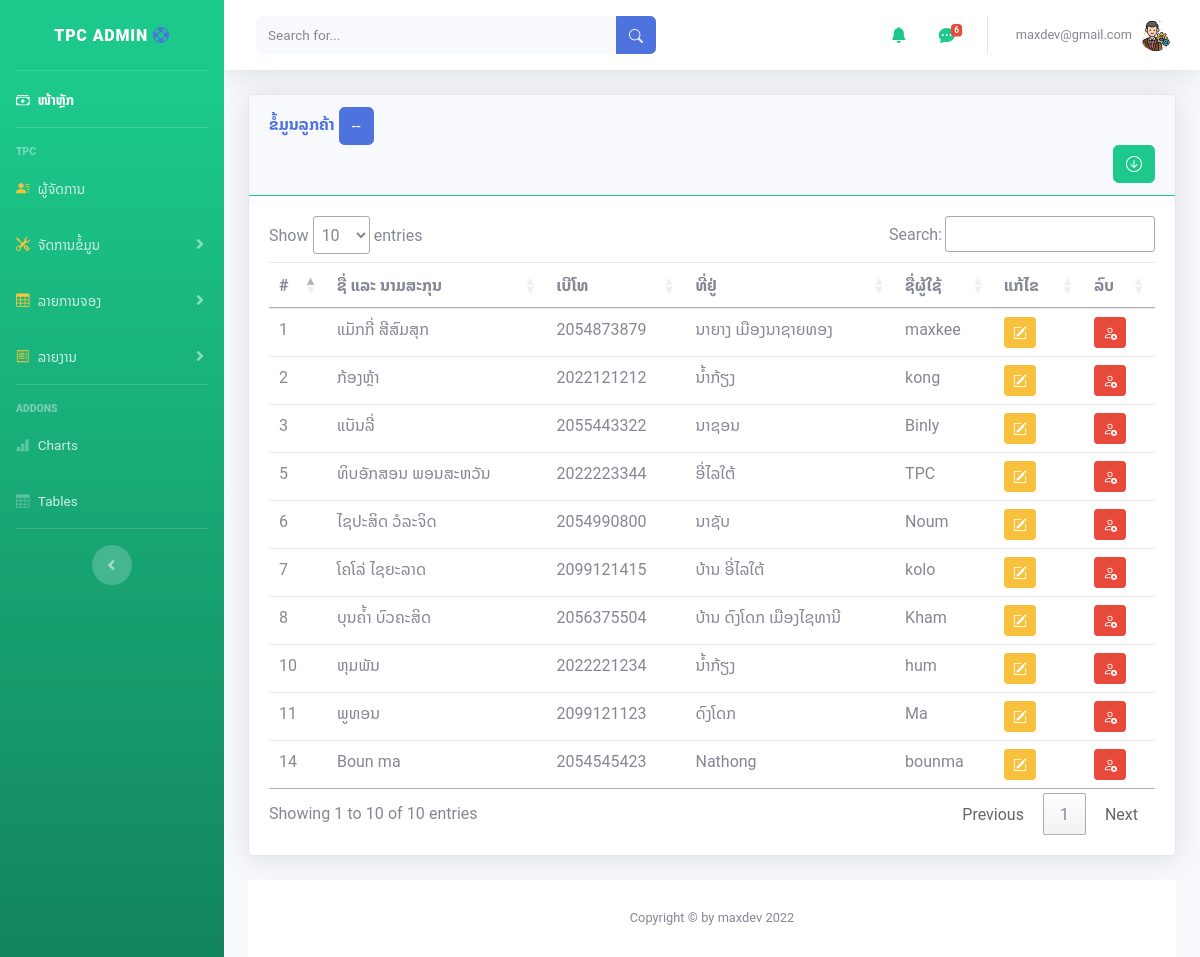
/admin/customer.php (signed in), run on the app's committed database.
### tables this page shows
CREATE TABLE `customer` (
  `id` int(11) NOT NULL,
  `username` varchar(30) NOT NULL,
  `name` varchar(50) NOT NULL,
  `tel` int(20) NOT NULL,
  `address` varchar(50) NOT NULL,
  `password` varchar(50) NOT NULL,
  `date_save` timestamp NOT NULL DEFAULT current_timestamp() ON UPDATE current_timestamp()
);

### admin/customer.php (the view, shortened to what this page needs)
<?php
include('includes/header.php');
 include('includes/navbar.php');
 ?>
<div class="container-fluid">
<div class="card shadow mb-4">
  <div class="card-header py3 border-success">
    <h6 class="m-0 font-weight-bold text-primary">ຂໍ້ມູນລູກຄ້າ
    <button type="button" class="btn btn-primary" data-toggle="modal" data-target="#addadminprofile">--
    </button>
      <div class="text-right">
        <form method="post" action="export/export.php">
        <button type="submit" name="export" class="btn btn-success">
        <i class="bi bi-arrow-down-circle"></i></button>
        </form>
      </div>
    </h6>
  </div>
<div class="card-body">
  <div class="table-responsive">
     <?php
        include ('database/dbconfig.php');
                $query = "SELECT * FROM customer";
                $query_run = mysqli_query($connection, $query);
         ?>
    <table class="table " id="dataTable" width="100%" cellspacing="0">
      <thead>
    <tr>
       <th> # </th>
       <th> ຊື່ ແລະ ນາມສະກຸນ </th>
       <th> ເບີໂທ </th>
       <th> ທີ່ຢູ່ </th>
       <th> ຊື່ຜູ້ໃຊ້ </th>
       <th>ແກ້ໄຂ</th>
       <th>ລົບ</th>
    </tr>
  </thead>
  <tbody>
     <?php
                        if(mysqli_num_rows($query_run) > 0)
                        {
                            while($row = mysqli_fetch_assoc($query_run))
                            {
                        ?>
                            <tr>
                                <td><?php  echo $row['id']; ?></td>
                                <td><?php  echo $row['name']; ?></td>
                                <td><?php  echo $row['tel']; ?></td>
                                <td><?php  echo $row['address']; ?></td>
                                <td><?php  echo $row['username']; ?></td>
                                <td>
                                    <form action="customer_edit.php" method="post">
                                        <button type="submit" name="edit_btn" class="btn btn-warning btn-sm"><i class="bi bi-pencil-square"></i></i></button>
                                    </form>
                                </td>
                                <td>
                                    <form action="customer_db.php" method="post">
                                        <button type="submit" name="delete_btn" class="btn btn-danger btn-sm " onclick="return confirm('ຍຶນຍັນການລົບ')"><i class="bi bi-person-x"></i></button>
                                    </form>
                                </td>
                            </tr>
                        <?php
                            }
                        }
                        else {
                            echo "No Record Found";
                        }
                        ?>
  </tbody>
    </table>
  </div>
  </div>
</div>
<?php include ('includes/script.php');
include ('includes/footer.php');
?>

### data on the page
customer: id "1", name "ແມັກກີ່ ສີສົມສຸກ", tel "2054873879", address "ນາຍາງ ເມືອງນາຊາຍທອງ", username "maxkee"
customer: id "2", name "ກ້ອງຫຼ້າ", tel "2022121212", address "ນ້ຳກ້ຽງ", username "kong"
customer: id "3", name "ແບັນລີ່", tel "2055443322", address "ນາຊອນ", username "Binly"
customer: id "5", name "ທິບອັກສອນ ພອນສະຫວັນ", tel "2022223344", address "ອີ່ໄລໃຕ້", username "TPC"
customer: id "6", name "ໄຊປະສິດ ວໍລະຈິດ", tel "2054990800", address "ນາຊັບ", username "Noum"
customer: id "7", name "ໂຄໂລ່ ໄຊຍະລາດ", tel "2099121415", address "ບ້ານ ອີ່ໄລໃຕ້", username "kolo"
customer: id "8", name "ບຸນຄ້ຳ ບົວຄະສິດ", tel "2056375504", address "ບ້ານ ດົງໂດກ ເມືອງໄຊທານີ", username "Kham"
customer: id "10", name "ຫຸມພັນ", tel "2022221234", address "ນ້ຳກ້ຽງ", username "hum"
customer: id "11", name "ພູທອນ", tel "2099121123", address "ດົງໂດກ", username "Ma"
customer: id "14", name "Boun ma", tel "2054545423", address "Nathong", username "bounma"

### other printed values
$count "6"
$_SESSION['name'] "maxdev@gmail.com"
